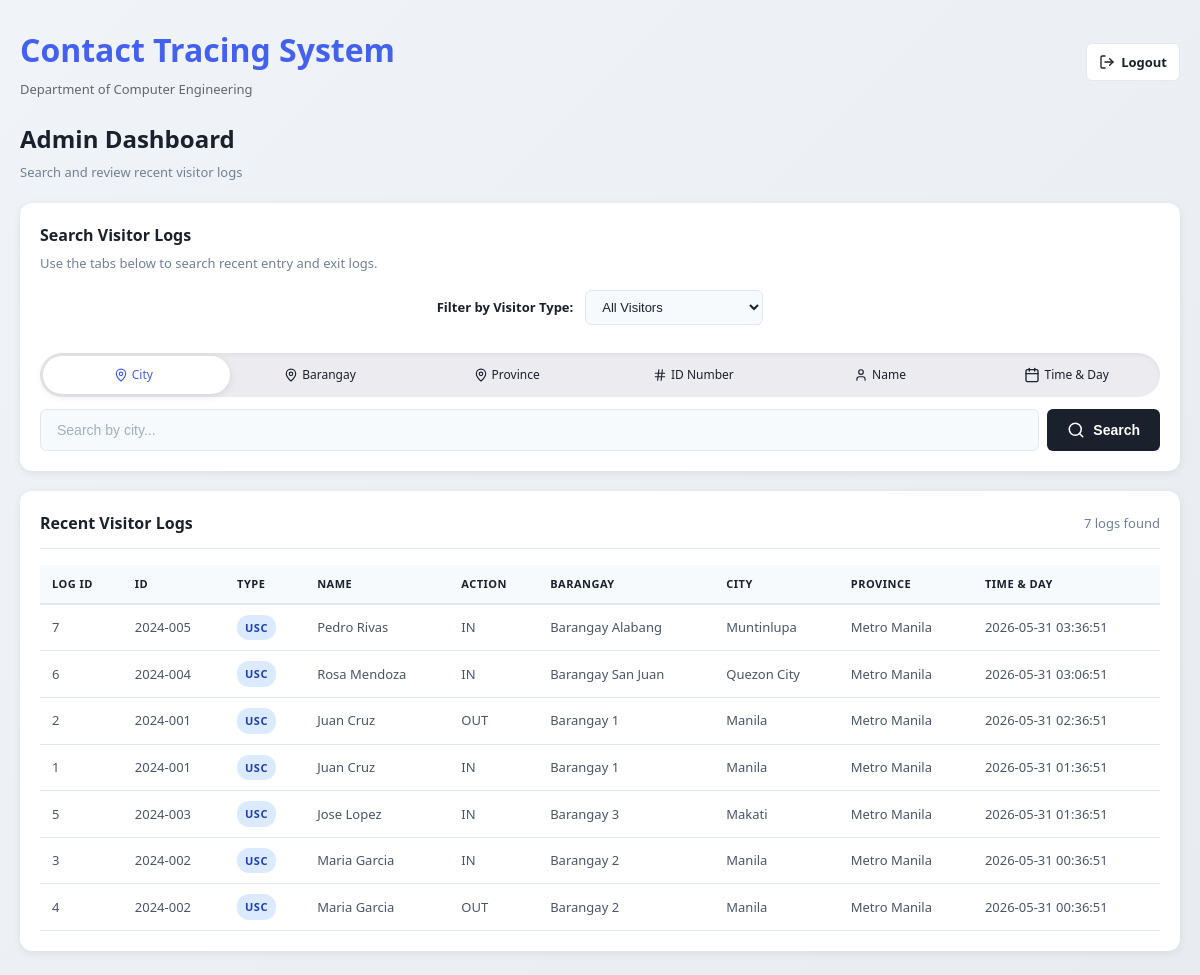
Screenshot of /admin/dashboard.php (signed in) with the database file from the repository.
### tables this page shows
CREATE TABLE IF NOT EXISTS sign_logs (
    id INT PRIMARY KEY AUTO_INCREMENT,
    user_id INT NOT NULL,
    action ENUM('IN', 'OUT') NOT NULL,
    timestamp TIMESTAMP DEFAULT CURRENT_TIMESTAMP,
    FOREIGN KEY (user_id) REFERENCES users(id) ON DELETE CASCADE,
    INDEX idx_user_id (user_id),
    INDEX idx_timestamp (timestamp)
);

CREATE TABLE IF NOT EXISTS users (
    id INT PRIMARY KEY AUTO_INCREMENT,
    usc_id VARCHAR(20) UNIQUE NULL,
    visitor_type ENUM('USC', 'NON_USC') DEFAULT 'USC',
    visitor_id VARCHAR(20) UNIQUE NULL,
    first_name VARCHAR(100) NOT NULL,
    middle_name VARCHAR(100),
    last_name VARCHAR(100) NOT NULL,
    barangay VARCHAR(100) NOT NULL,
    city VARCHAR(100) NOT NULL,
    province VARCHAR(100) NOT NULL,
    contact_number VARCHAR(20) NOT NULL,
    email VARCHAR(100),
    is_signed_in BOOLEAN DEFAULT FALSE,
    created_at TIMESTAMP DEFAULT CURRENT_TIMESTAMP,
    updated_at TIMESTAMP DEFAULT CURRENT_TIMESTAMP ON UPDATE CURRENT_TIMESTAMP,
    INDEX idx_visitor_id (visitor_id),
    INDEX idx_visitor_type (visitor_type)
);

### includes/SignLog.php (called while the page is built, shortened)
<?php
class SignLog {
    private $conn;
    public function __construct($db) {
        $this->conn = $db;
    }
    public function getAllLogs($visitorTypeFilter = 'all') {
        $query = "SELECT s.id, s.user_id, s.action, s.timestamp, u.first_name, u.last_name, u.usc_id, u.visitor_id, u.visitor_type, u.barangay, u.city, u.province
             FROM sign_logs s
             JOIN users u ON s.user_id = u.id";
        if ($visitorTypeFilter !== 'all') {
            $query .= " WHERE u.visitor_type = ?";
            $stmt = $this->conn->prepare($query . " ORDER BY s.timestamp DESC");
            $stmt->bind_param("s", $visitorTypeFilter);
            $stmt->execute();
        } else {
            $stmt = $this->conn->prepare($query . " ORDER BY s.timestamp DESC");
            $stmt->execute();
        }
        return $stmt->get_result()->fetch_all(MYSQLI_ASSOC);
    }
}
?>

### src/admin/dashboard.php (the view, shortened to what this page needs)
<?php
require_once __DIR__ . '/../../config/db_config.php';
require_once __DIR__ . '/../../includes/SignLog.php';
$signLog = new SignLog($conn);
$searchType = isset($_POST['searchType']) ? $_POST['searchType'] : 'city';
$searchValue = isset($_POST['searchValue']) ? $_POST['searchValue'] : '';
$visitorTypeFilter = isset($_POST['visitorTypeFilter']) ? $_POST['visitorTypeFilter'] : 'all';
$results = [];
if ($_SERVER['REQUEST_METHOD'] === 'POST' && !empty($searchValue)) {
    $logs = $signLog->searchLogs($searchType, $searchValue, $visitorTypeFilter);
    foreach ($logs as $log) {
        $results[] = [
            'log_id' => $log['id'],
            'user_id' => $log['user_id'],
            'usc_id' => $log['usc_id'],
            'visitor_id' => $log['visitor_id'],
            'visitor_type' => $log['visitor_type'],
            'first_name' => $log['first_name'],
            'last_name' => $log['last_name'],
            'barangay' => $log['barangay'],
            'city' => $log['city'],
            'province' => $log['province'],
            'action' => $log['action'],
            'timestamp' => $log['timestamp']
        ];
    }
} else {
    $allLogs = $signLog->getAllLogs($visitorTypeFilter);
    foreach ($allLogs as $log) {
        $results[] = [
            'log_id' => $log['id'],
            'user_id' => $log['user_id'],
            'usc_id' => $log['usc_id'],
            'visitor_id' => $log['visitor_id'],
            'visitor_type' => $log['visitor_type'],
            'first_name' => $log['first_name'],
            'last_name' => $log['last_name'],
            'barangay' => $log['barangay'],
            'city' => $log['city'],
            'province' => $log['province'],
            'action' => $log['action'],
            'timestamp' => $log['timestamp']
        ];
    }
}
?>
<!DOCTYPE html>
<html lang="en">
<head>
    <link rel="stylesheet" href="../css/style.css">
</head>
<body class="admin-dashboard-page">
    <div class="admin-container">
        <div class="admin-header-section">
            <div class="admin-header-content">
                <h1 class="admin-title">Contact Tracing System</h1>
                <p class="admin-subtitle">Department of Computer Engineering</p>
            </div>
            <a href="logout.php" class="btn-logout">
                Logout
            </a>
        </div>
        <div class="admin-dashboard-header">
            <div>
                <h2 class="dashboard-title">Admin Dashboard</h2>
                <p class="dashboard-subtitle">Search and review recent visitor logs</p>
            </div>
        </div>
        <div class="search-section">
            <h3 class="section-title">Search Visitor Logs</h3>
            <p class="section-subtitle">Use the tabs below to search recent entry and exit logs.</p>
            <div class="search-tabs-container">
                <form method="POST" class="search-form" id="searchForm">
                    <div class="visitor-type-filter-container">
                        <label for="visitorTypeFilter" class="filter-label">Filter by Visitor Type:</label>
                        <select id="visitorTypeFilter" name="visitorTypeFilter" class="filter-select" onchange="document.getElementById('searchForm').submit()">
                            <option value="all" <?php echo $visitorTypeFilter === 'all' ? 'selected' : ''; ?>>All Visitors</option>
                        </select>
                    </div>
                    <div class="toggle-tabs">
                        <label for="tab-city" class="toggle-label city-label">
                            City
                        </label>
                        <label for="tab-barangay" class="toggle-label barangay-label">
                            Barangay
                        </label>
                        <label for="tab-province" class="toggle-label province-label">
                            Province
                        </label>
                        <label for="tab-usc_id" class="toggle-label id-label">
                            ID Number
                        </label>
                        <label for="tab-name" class="toggle-label name-label">
                            <svg xmlns="http://www.w3.org/2000/svg" width="16" height="16" viewBox="0 0 24 24" fill="none" stroke="currentColor" stroke-width="2" stroke-linecap="round" stroke-linejoin="round" class="tab-icon"><path d="M19 21v-2a4 4 0 0 0-4-4H9a4 4 0 0 0-4 4v2"></path><circle cx="12" cy="7" r="4"></circle></svg>
                            Name
                        </label>
                        <label for="tab-timestamp" class="toggle-label name-label">
                            Time & Day
                        </label>
                        <div class="toggle-slider"></div>
                    </div>
                    <div class="search-input-group">
                        <input
                            type="text"
                            id="searchInput"
                            name="searchValue"
                            class="search-input"
                            placeholder="Search by city..."
                            autocomplete="off"
                            value="<?php echo htmlspecialchars($searchValue); ?>"
                        >
                        <button type="submit" class="btn-search">
                            <svg xmlns="http://www.w3.org/2000/svg" width="18" height="18" viewBox="0 0 24 24" fill="none" stroke="currentColor" stroke-width="2" stroke-linecap="round" stroke-linejoin="round"><circle cx="11" cy="11" r="8"></circle><path d="m21 21-4.35-4.35"></path></svg>
                            Search
                        </button>
                    </div>
                </form>
            </div>
        </div>
        <div class="results-section">
            <div class="results-header">
                <h3>Recent Visitor Logs</h3>
                <p class="results-count"><?php echo count($results); ?> log<?php echo count($results) !== 1 ? 's' : ''; ?> found</p>
            </div>
            <?php if (empty($results)): ?>
                <div class="alert alert-info">No visitor logs found.</div>
            <?php else: ?>
                <div class="results-table-container">
                    <table class="results-table">
                        <thead>
                            <tr>
                                <th>Log ID</th>
                                <th>ID</th>
                                <th>Type</th>
                                <th>Name</th>
                                <th>Action</th>
                                <th>Barangay</th>
                                <th>City</th>
                                <th>Province</th>
                                <th>Time & Day</th>
                            </tr>
                        </thead>
                        <tbody>
                            <?php foreach ($results as $u): ?>
                                <tr>
                                    <td><?php echo htmlspecialchars($u['log_id']); ?></td>
                                    <td><?php echo htmlspecialchars($u['visitor_type'] === 'USC' ? $u['usc_id'] : $u['visitor_id']); ?></td>
                                    <td><span class="visitor-type-badge <?php echo $u['visitor_type'] === 'USC' ? 'usc' : 'non-usc'; ?>"><?php echo htmlspecialchars($u['visitor_type']); ?></span></td>
                                    <td><?php echo htmlspecialchars($u['first_name'] . ' ' . $u['last_name']); ?></td>
                                    <td><?php echo htmlspecialchars($u['action']); ?></td>
                                    <td><?php echo htmlspecialchars($u['barangay']); ?></td>
                                    <td><?php echo htmlspecialchars($u['city']); ?></td>
                                    <td><?php echo htmlspecialchars($u['province']); ?></td>
                                    <td><?php echo htmlspecialchars($u['timestamp']); ?></td>
                                </tr>
                            <?php endforeach; ?>
                        </tbody>
                    </table>
                </div>
            <?php endif; ?>
        </div>
    </div>
</body>
</html>

### rows the page displays
sign_logs: id "7", user.usc_id "2024-005", user.visitor_type "USC", user.last_name "Pedro Rivas", action "IN", user.barangay "Barangay Alabang", user.city "Muntinlupa", user.province "Metro Manila", timestamp "2026-05-31 03:36:51"
sign_logs: id "6", user.usc_id "2024-004", user.visitor_type "USC", user.last_name "Rosa Mendoza", action "IN", user.barangay "Barangay San Juan", user.city "Quezon City", user.province "Metro Manila", timestamp "2026-05-31 03:06:51"
sign_logs: id "2", user.usc_id "2024-001", user.visitor_type "USC", user.last_name "Juan Cruz", action "OUT", user.barangay "Barangay 1", user.city "Manila", user.province "Metro Manila", timestamp "2026-05-31 02:36:51"
sign_logs: id "1", user.usc_id "2024-001", user.visitor_type "USC", user.last_name "Juan Cruz", action "IN", user.barangay "Barangay 1", user.city "Manila", user.province "Metro Manila", timestamp "2026-05-31 01:36:51"
sign_logs: id "5", user.usc_id "2024-003", user.visitor_type "USC", user.last_name "Jose Lopez", action "IN", user.barangay "Barangay 3", user.city "Makati", user.province "Metro Manila", timestamp "2026-05-31 01:36:51"
sign_logs: id "3", user.usc_id "2024-002", user.visitor_type "USC", user.last_name "Maria Garcia", action "IN", user.barangay "Barangay 2", user.city "Manila", user.province "Metro Manila", timestamp "2026-05-31 00:36:51"
sign_logs: id "4", user.usc_id "2024-002", user.visitor_type "USC", user.last_name "Maria Garcia", action "OUT", user.barangay "Barangay 2", user.city "Manila", user.province "Metro Manila", timestamp "2026-05-31 00:36:51"

### other values shown
count($results) "7"
